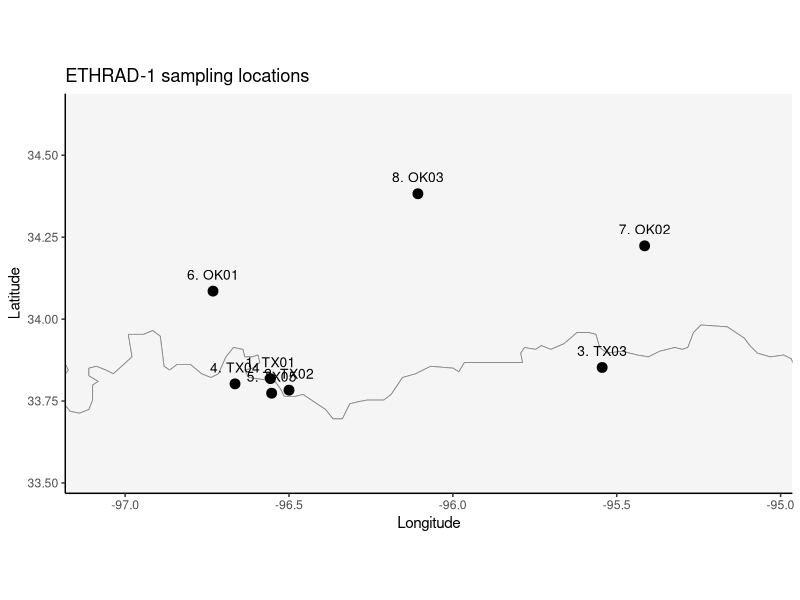
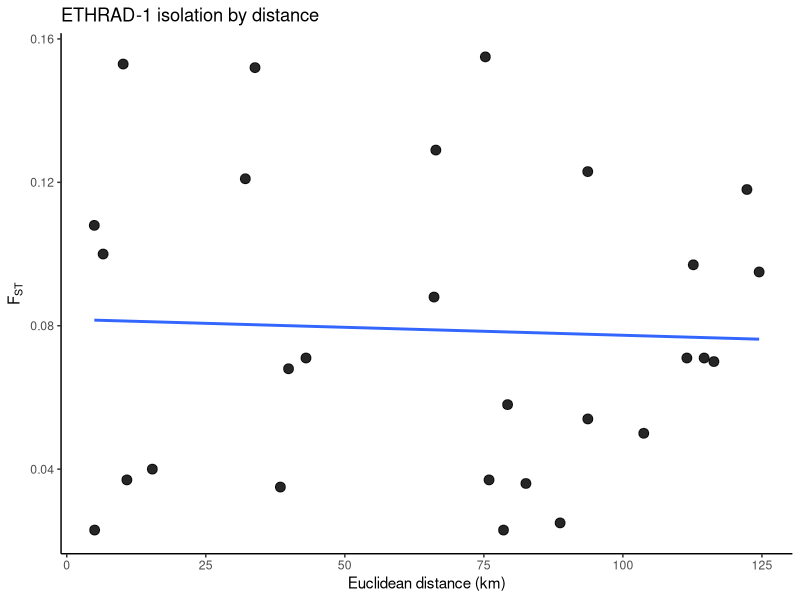
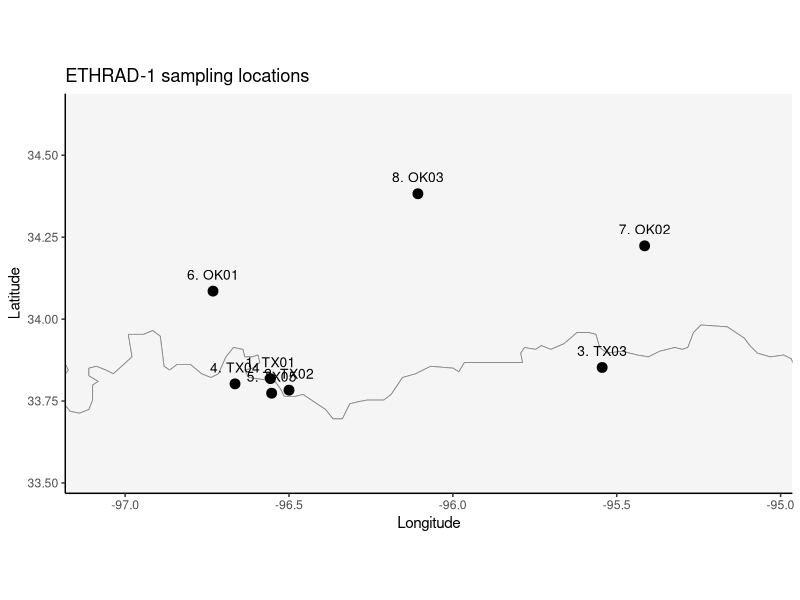
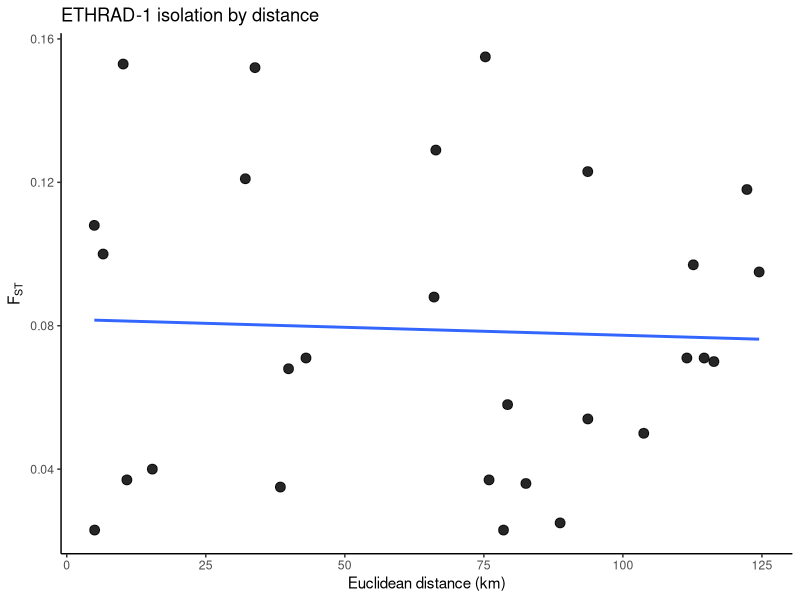

Source code (R) for these figures, in order: (Note: this script raises an error after producing the figures.)
# ========================================
# ETHRAD-1
# Etheostoma radiosum
# Thesis-based extraction workflow
# Pairwise FST transcribed from thesis Table 3
# Site coordinates hardcoded from user-updated ETHRAD-1_sites.csv
# ========================================

# -----------------------------
# 0) setup
# -----------------------------
library(ggplot2)
library(geosphere)
library(maps)

study_code <- "ETHRAD-1"

base_dir <- "/Users/johnmccall/Library/CloudStorage/OneDrive-TheOhioStateUniversity/Spring_2026/Landgen_DGS/DGS-Patterns-of-Fish-Diversity/DGS-Patterns-of-Fish-Diversity/Objective 2/Data/ETHRAD-1"
data_dir <- file.path(base_dir, "data")

dir.create(base_dir, recursive = TRUE, showWarnings = FALSE)
dir.create(data_dir, recursive = TRUE, showWarnings = FALSE)

# -----------------------------
# 1) site coordinates
# hardcoded from user-updated ETHRAD-1_sites.csv
# site order matches thesis Table 3 exactly
# -----------------------------
ETHRAD_1_coords <- data.frame(
  site_id = c("1", "2", "3", "4", "5", "6", "7", "8"),
  lat = c(33.8184, 33.7833, 33.8525, 33.8025, 33.774, 34.0855, 34.2237, 34.3826),
  lon = c(-96.5567, -96.5, -95.5444, -96.6647, -96.553, -96.7319, -95.4148, -96.1067),
  stringsAsFactors = FALSE
)

site_lookup <- data.frame(
  site_id = c("1", "2", "3", "4", "5", "6", "7", "8"),
  site_code = c("TX01", "TX02", "TX03", "TX04", "TX05", "OK01", "OK02", "OK03"),
  site_name = c("Lower Shawnee Creek", "Duck Creek", "Sanders Creek", "Little Mineral Creek", "Upper Shawnee Creek", "Glasses Creek", "Rock Creek", "Sandy Creek"),
  n_ind = c(30, 30, 13, 28, 30, 29, 30, 30),
  stringsAsFactors = FALSE
)

# -----------------------------
# 2) helper function
# lower triangle entered row-wise
# -----------------------------
fill_sym_from_lower <- function(pops, vals, diag_val = 0) {
  n <- length(pops)
  stopifnot(length(vals) == n * (n - 1) / 2)

  mat <- matrix(
    0,
    nrow = n,
    ncol = n,
    dimnames = list(pops, pops)
  )

  k <- 1
  for (i in 2:n) {
    for (j in 1:(i - 1)) {
      mat[i, j] <- vals[k]
      mat[j, i] <- vals[k]
      k <- k + 1
    }
  }

  diag(mat) <- diag_val
  mat
}

# -----------------------------
# 3) pairwise FST matrix
# transcribed from thesis Table 3
# -----------------------------
fst_vals <- c(
  0.100,
  0.123, 0.025,
  0.153, 0.040, 0.050,
  0.108, 0.023, 0.054, 0.037,
  0.152, 0.068, 0.097, 0.121, 0.035,
  0.071, 0.071, 0.071, 0.095, 0.070, 0.118,
  0.155, 0.037, 0.023, 0.036, 0.058, 0.129, 0.088
)

ETHRAD_1_fst <- fill_sym_from_lower(
  pops = ETHRAD_1_coords$site_id,
  vals = fst_vals,
  diag_val = 0
)

ETHRAD_1_fst[ETHRAD_1_fst < 0] <- 0
diag(ETHRAD_1_fst) <- 0

# -----------------------------
# 4) geographic distance matrix
# -----------------------------
geo_dist_km <- geosphere::distm(
  x = as.matrix(ETHRAD_1_coords[, c("lon", "lat")]),
  fun = geosphere::distHaversine
) / 1000

rownames(geo_dist_km) <- ETHRAD_1_coords$site_id
colnames(geo_dist_km) <- ETHRAD_1_coords$site_id

# -----------------------------
# 5) pairwise dataframe for IBD plot
# -----------------------------
ibd_df <- data.frame(
  site1 = rownames(ETHRAD_1_fst)[row(ETHRAD_1_fst)[upper.tri(ETHRAD_1_fst)]],
  site2 = colnames(ETHRAD_1_fst)[col(ETHRAD_1_fst)[upper.tri(ETHRAD_1_fst)]],
  fst = ETHRAD_1_fst[upper.tri(ETHRAD_1_fst)],
  dist_km = geo_dist_km[upper.tri(geo_dist_km)],
  stringsAsFactors = FALSE
)

ibd_df$site1_name <- site_lookup$site_name[match(ibd_df$site1, site_lookup$site_id)]
ibd_df$site2_name <- site_lookup$site_name[match(ibd_df$site2, site_lookup$site_id)]

# -----------------------------
# 6) sampling map
# regional extent around the points with state outlines
# -----------------------------
state_map <- map_data("state")
plot_sites <- merge(ETHRAD_1_coords, site_lookup, by = "site_id", sort = FALSE)

lon_rng <- range(plot_sites$lon, na.rm = TRUE)
lat_rng <- range(plot_sites$lat, na.rm = TRUE)

x_pad <- max(0.35, diff(lon_rng) * 0.22)
y_pad <- max(0.25, diff(lat_rng) * 0.22)

xlim_use <- c(lon_rng[1] - x_pad, lon_rng[2] + x_pad)
ylim_use <- c(lat_rng[1] - y_pad, lat_rng[2] + y_pad)

map_plot <- ggplot() +
  geom_polygon(
    data = state_map,
    aes(x = long, y = lat, group = group),
    fill = "grey96",
    color = "grey55",
    linewidth = 0.30
  ) +
  geom_point(
    data = plot_sites,
    aes(x = lon, y = lat),
    size = 3
  ) +
  geom_text(
    data = plot_sites,
    aes(x = lon, y = lat, label = paste0(site_id, ". ", site_code)),
    nudge_y = 0.05,
    size = 3.5
  ) +
  coord_fixed(
    xlim = xlim_use,
    ylim = ylim_use
  ) +
  theme_classic() +
  labs(
    x = "Longitude",
    y = "Latitude",
    title = "ETHRAD-1 sampling locations"
  )

print(map_plot)

ggsave(
  filename = file.path(base_dir, "ETHRAD-1_map.png"),
  plot = map_plot,
  width = 7.5,
  height = 5.5,
  dpi = 300
)

# -----------------------------
# 7) IBD plot
# -----------------------------
ibd_plot <- ggplot(ibd_df, aes(x = dist_km, y = fst)) +
  geom_point(size = 3, alpha = 0.85) +
  geom_smooth(method = "lm", se = FALSE) +
  theme_classic() +
  labs(
    x = "Euclidean distance (km)",
    y = expression(F[ST]),
    title = "ETHRAD-1 isolation by distance"
  )

print(ibd_plot)

ggsave(
  filename = file.path(base_dir, "ETHRAD-1_IBD.png"),
  plot = ibd_plot,
  width = 7,
  height = 5,
  dpi = 300
)

# -----------------------------
# 8) quick checks
# -----------------------------
stopifnot(identical(rownames(ETHRAD_1_fst), ETHRAD_1_coords$site_id))
stopifnot(identical(colnames(ETHRAD_1_fst), ETHRAD_1_coords$site_id))
stopifnot(isTRUE(all.equal(ETHRAD_1_fst, t(ETHRAD_1_fst))))
stopifnot(isTRUE(all.equal(geo_dist_km, t(geo_dist_km))))

# -----------------------------
# 9) save RData
# -----------------------------
save(
  ETHRAD_1_fst,
  ETHRAD_1_coords,
  file = file.path(data_dir, "ETHRAD-1.RData")
)
